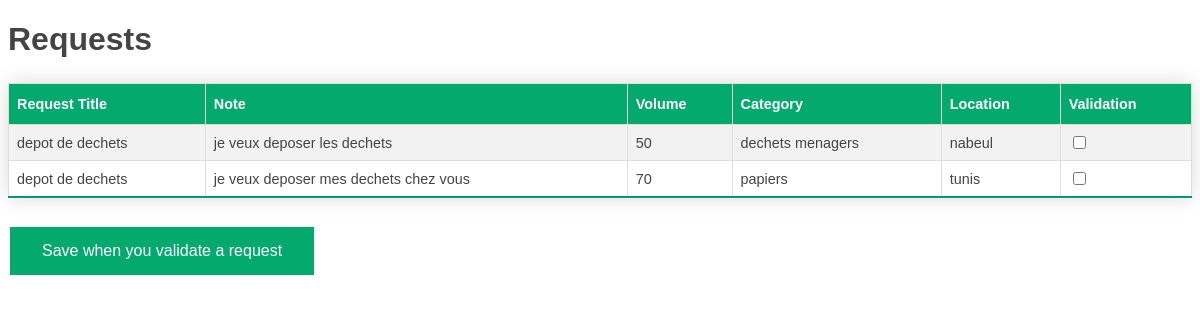
The app's page /functions/consulterDemande.php, older data.
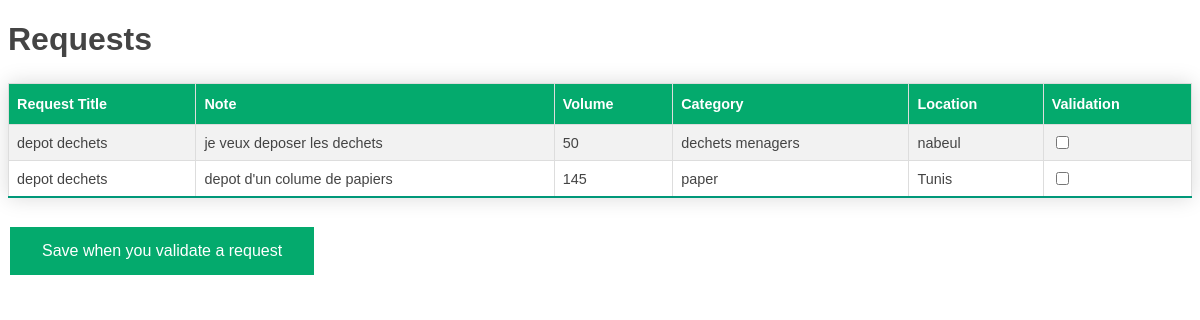
The same page, newer data.
### tables this page shows
CREATE TABLE IF NOT EXISTS `request` (
  `id` int(11) NOT NULL AUTO_INCREMENT,
  `req-title` varchar(50) NOT NULL,
  `note` varchar(255) NOT NULL,
  `volume` int(50) NOT NULL,
  `categorie` varchar(50) NOT NULL,
  `location` varchar(50) NOT NULL,
  `isValid` tinyint(1) NOT NULL,
  PRIMARY KEY (`id`)
);

### functions/consulterDemande.php (the view, shortened to what this page needs)
<?php
include "connection.php";
$req = "SELECT * FROM request where isValid=0";
$res = mysqli_query($idcon, $req);
?>
<!DOCTYPE html>
<html>
<head>
</head>
<body>
    <link href="../assets/css/style.css" rel="stylesheet">
    <h1>Requests</h1>
    <table id="customers" class="styled-table">
        <tr>
            <th>Request Title</th>
            <th>Note</th>
            <th>Volume</th>
            <th>Category</th>
            <th>Location</th>
            <th>Validation</th>
        </tr>
        <?php
        while ($row = mysqli_fetch_assoc($res)) {
        ?>
            <tr>
                <td><?php echo $row["req-title"] ?></td>
                <td><?php echo $row["note"] ?></td>
                <td><?php echo $row["volume"] ?></td>
                <td><?php echo $row["categorie"] ?></td>
                <td><?php echo $row["location"] ?></td>
                <td><form method="POST"><input type="checkbox" name="validation" value="<?php echo $row["id"] ?>"></td>
            </tr>
        <?php } ?>
    </table>
    <button type="submit" name="submit" class="button button1">Save when you validate a request</button>
</body>
</html>

### assets/css/style.css (style rules this page uses)
body { font-family: "Open Sans", sans-serif; color: #444444; }
h1, h2, h3, h4, h5, h6 { font-family: "Raleway", sans-serif; }
#customers { font-family: Arial, Helvetica, sans-serif; border-collapse: collapse; width: 100%; }
#customers td, #customers th { border: 1px solid #ddd; padding: 8px; }
#customers tr:nth-child(even) { background-color: #f2f2f2; }
#customers th { padding-top: 12px; padding-bottom: 12px; text-align: left; background-color: #04AA6D; color: white; }
.button { background-color: #04AA6D; border: none; color: white; padding: 15px 32px; text-align: center; text-decoration: none; display: inline-block; font-size: 16px; margin: 4px 2px; cursor: pointer; -webkit-transition-duration: 0.4s; transition-duration: 0.4s; }

### functions/consulterDemande.php (style rules this page uses)
.styled-table { border-collapse: collapse; margin: 25px 0; font-size: 0.9em; font-family: sans-serif; min-width: 400px; box-shadow: 0 0 20px rgba(0, 0, 0, 0.15); }
.styled-table th, .styled-table td { padding: 12px 15px; }
.styled-table tbody tr { border-bottom: 1px solid #dddddd; }
.styled-table tbody tr:nth-of-type(even) { background-color: #f3f3f3; }
.styled-table tbody tr:last-of-type { border-bottom: 2px solid #009879; }

Row changes from the older to the newer data that the page shows:
no longer on this page (row edited): request: value "depot de dechets", note "je veux deposer mes dechets chez vous", volume "70", categorie "papiers", location "tunis"
changed request "je veux deposer les dechets": value "depot de dechets" → "depot dechets"
added request: value "depot dechets", note "depot d'un colume de papiers", volume "145", categorie "paper", location "Tunis"
